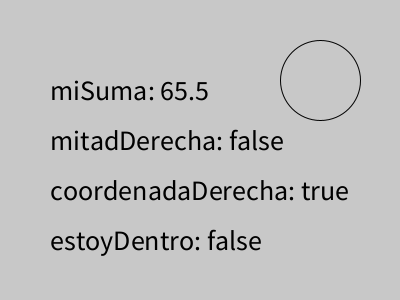
Frame 1 (no input)
Frame 60 (the mouse pressed at the canvas centre just before this capture): identical to frame 1, image omitted
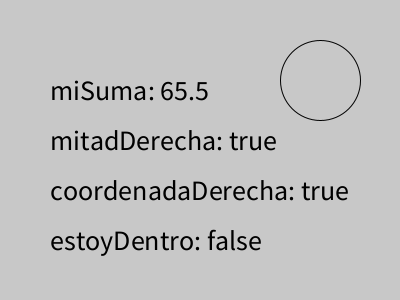
Frame 120 (the mouse held since frame 60 and released just before this capture)

The Processing sketch that drew these frames (run headless with seeded random() and noise(); from frame 60 on, the mouse is pressed at the canvas centre):

// Processing sketch: ej08b_funciones_get
// ── ej08b_funciones_get.pde

void setup(){
  size(400, 300 );
  textSize( 28 );
  fill( 0 );
}

void draw(){
  background( 200 );
  
  float miSuma = suma( 5.5, 60 );  
  text( "miSuma: " + miSuma, 50, 100 );
  
  boolean mitadDerecha = mouseEnMitadDerechaDeLaPantalla();
  text( "mitadDerecha: " + mitadDerecha, 50, 150 );
  
  boolean coordenadaDerecha = coordenadaEnMitadDerechaDeLaPantalla( 300 );
  text( "coordenadaDerecha: " + coordenadaDerecha, 50, 200 );
  
  boolean estoyDentro = dentroDeZonaCircular( 320, 80, 80/2 );
  text( "estoyDentro: " + estoyDentro, 50, 250 );
  
  //utilizar el resultado de mi funcion para pintar el circulo
  pushStyle();
  //if( estoyDentro ){
  if( dentroDeZonaCircular( 320, 80, 80/2 ) ){
    fill( 0 );
  }else{
    fill(200 );
  }
  circle( 320, 80, 80 );
  popStyle();
  
}

void mousePressed(){

}

// ── Funciones_valor.pde

//funciones que devuelven valor (return)

void gatito(){

}

float suma( float a , float b ){
  float resultado = a + b;
  return resultado;
  
  //return a+b;
}

boolean mouseEnMitadDerechaDeLaPantalla(){
  if( mouseX >= width/2 ){
    return true;
  }else{
    return false;
  }
}

boolean coordenadaEnMitadDerechaDeLaPantalla( int x ){
  if( x >= width/2 ){
    return true;
  }else{
    return false;
  }
}

boolean dentroDeZonaCircular( float x, float y, float r ){
  float distancia = dist( mouseX, mouseY, x, y );
  if( distancia < r ){
    return true;
  }else{
    return false;
  }

}

color getNegro(){
  return 0;
}
